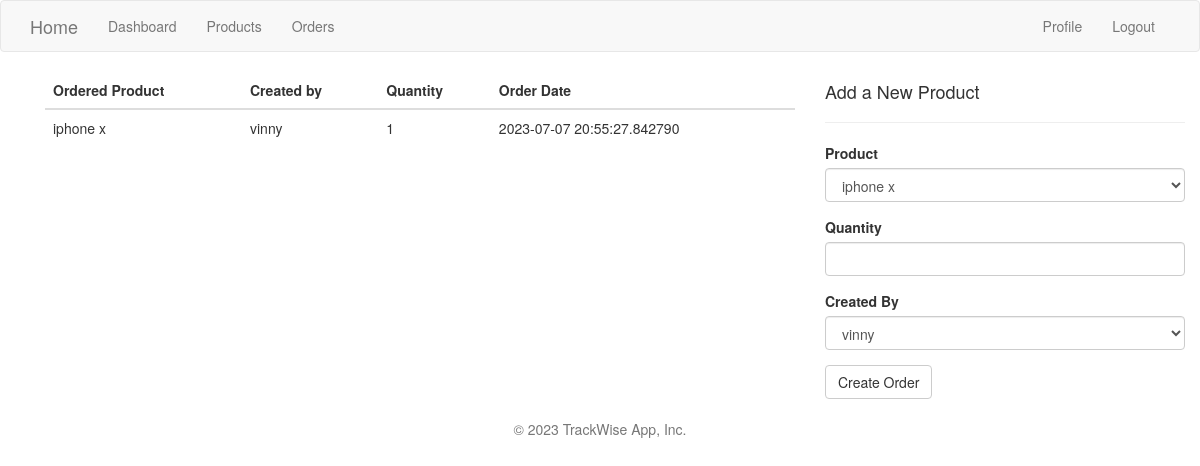
Page /orders (signed in) on the committed database.
### app/models.py (models this page shows, shortened)
class Order(db.Model):
    id = db.Column(db.Integer, primary_key=True)
    product = db.Column(db.Integer, db.ForeignKey('product.id'), nullable=True)
    created_by = db.Column(db.Integer, db.ForeignKey('user.id'), nullable=True)
    order_quantity = db.Column(db.Integer, nullable=True)
    date = db.Column(db.DateTime, nullable=True, default=datetime.utcnow())

### app/main/routes.py (the view, shortened to what this page needs)
@bp.route('/orders', methods=['GET', 'POST'])
@login_required
def orders():
    orders = Order.query.all()
    user = User.query.filter_by().first_or_404()
    form = OrderForm()
    context = {
        "orders": orders,
        "form": form,
        "user": user
    }
    return render_template('orders.html',title="Orders", context=context)

### app/forms.py
class OrderForm(FlaskForm):
    product = SelectField("Product" ,validators=[DataRequired()])
    order_quantity = IntegerField("Quantity", validators=[DataRequired()])
    created_by = SelectField("Created By",validators=[DataRequired()])
    create_order = SubmitField('Create Order')
    def __init__(self, *args, **kwargs):
        super(OrderForm, self).__init__(*args, **kwargs)
        self.product.choices = [(product.name) for product in Product.query.all()]
        self.created_by.choices = [(user.username) for user in User.query.all()]

### app/models.py (called while the page is built)
@login.user_loader
def load_user(id):
    return User.query.get(int(id))

### app/templates/orders.html
{% extends 'base.html' %}
{% import 'bootstrap/wtf.html' as wtf %}
{% block app_content %}
<div class="container">
    <div class="row">
        <div class="col-md-8">
            <table class="table">
               <thead>
                <tr>
                <th scope="col">Ordered Product</th>
                <th scope="col">Created by</th>
                <th scope="col">Quantity</th>
                <th scope="col">Order Date</th>
                </tr>
               </thead>
               <tbody>
                {% for order in context.orders %}
                <tr>
                    <td>{{ order.product }}</td>
                    <td>{{ order.created_by }}</td>
                    <td>{{ order.order_quantity }}</td>
                    <td>{{ order.date }}</td>
                </tr>
                {% endfor %}
            </tbody>
            </table>
        </div>
        <div class="col-md-4">
            <form method="POST">
                <h4>Add a New Product</h4>
                <hr>
                {{ wtf.quick_form(context.form) }}
                <br>
        </div>
    </div>
</div>
{% endblock%}

### app/static/css/styles.css (style rules this page uses)
:root { scroll-behavior: smooth; }
body { font-family: "Open Sans", sans-serif; color: #444444; }
h1, h2, h3, h4, h5, h6 { font-family: "Nunito", sans-serif; }

### rows in the picture
Order: product "iphone x", created_by "vinny", order_quantity "1", date "2023-07-07 20:55:27.842790"
